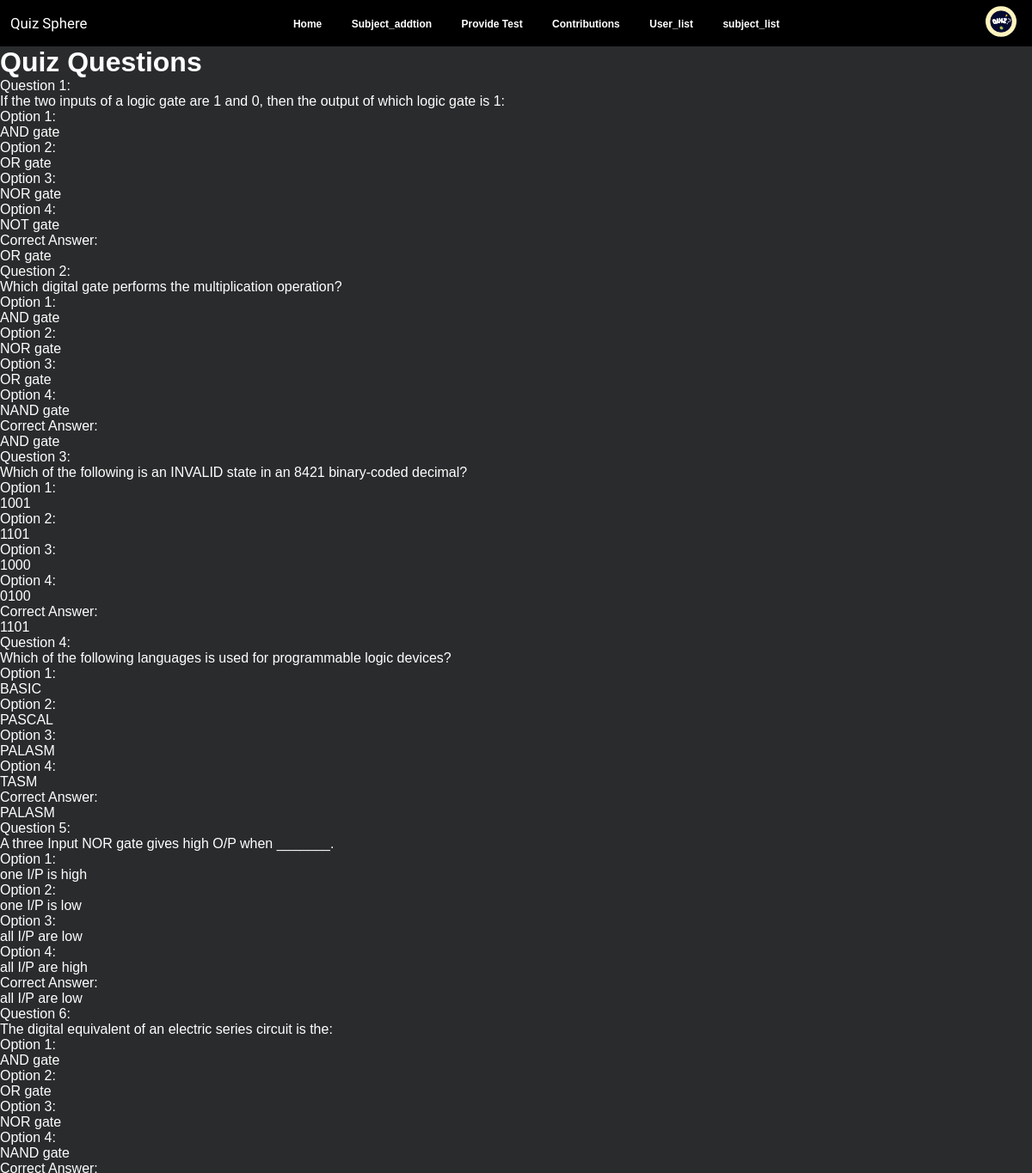
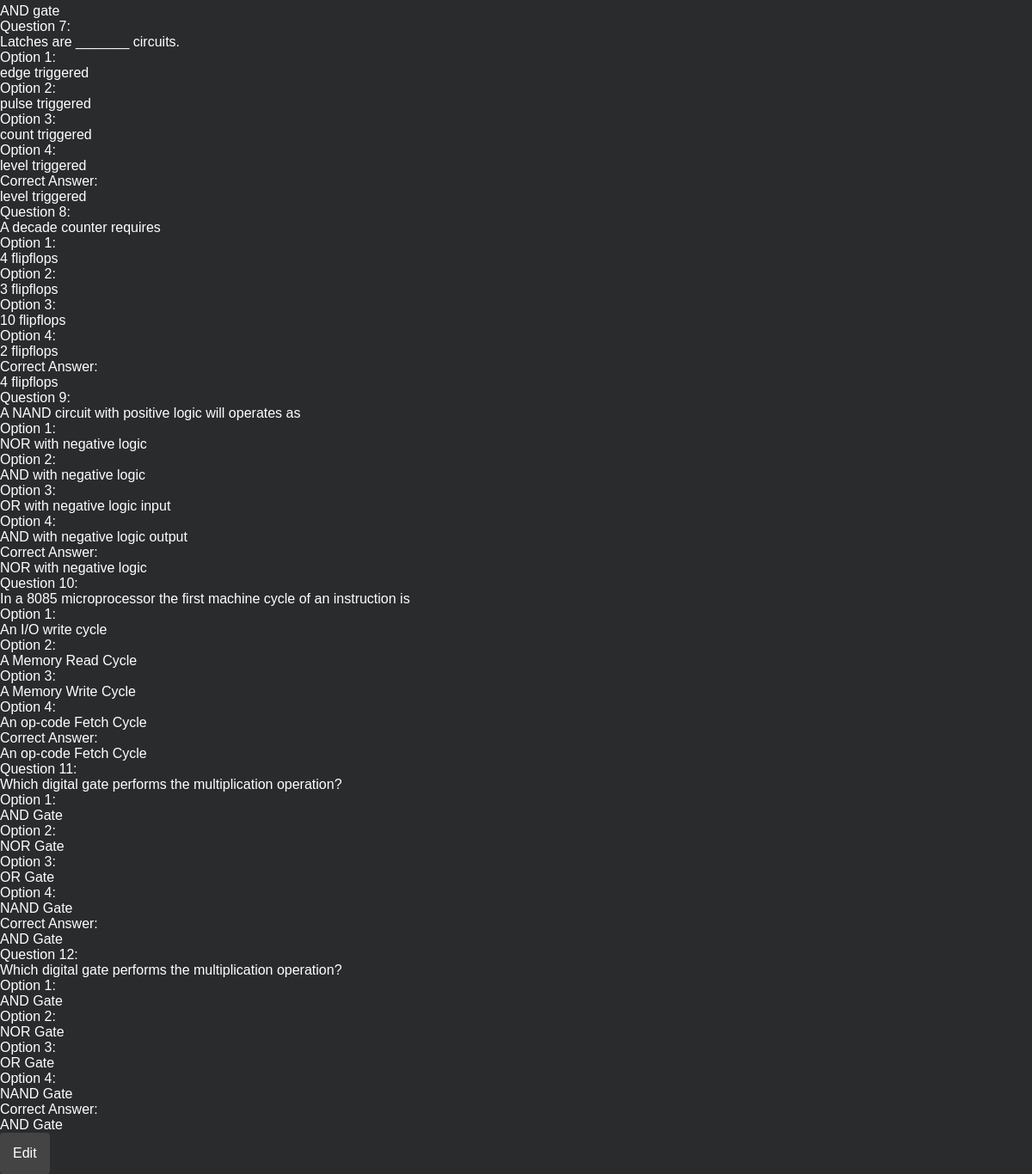
Before: /Admin_Allpages/questions.php?paper_id=1 (signed in) with the older database file (2 pictures, top to bottom).
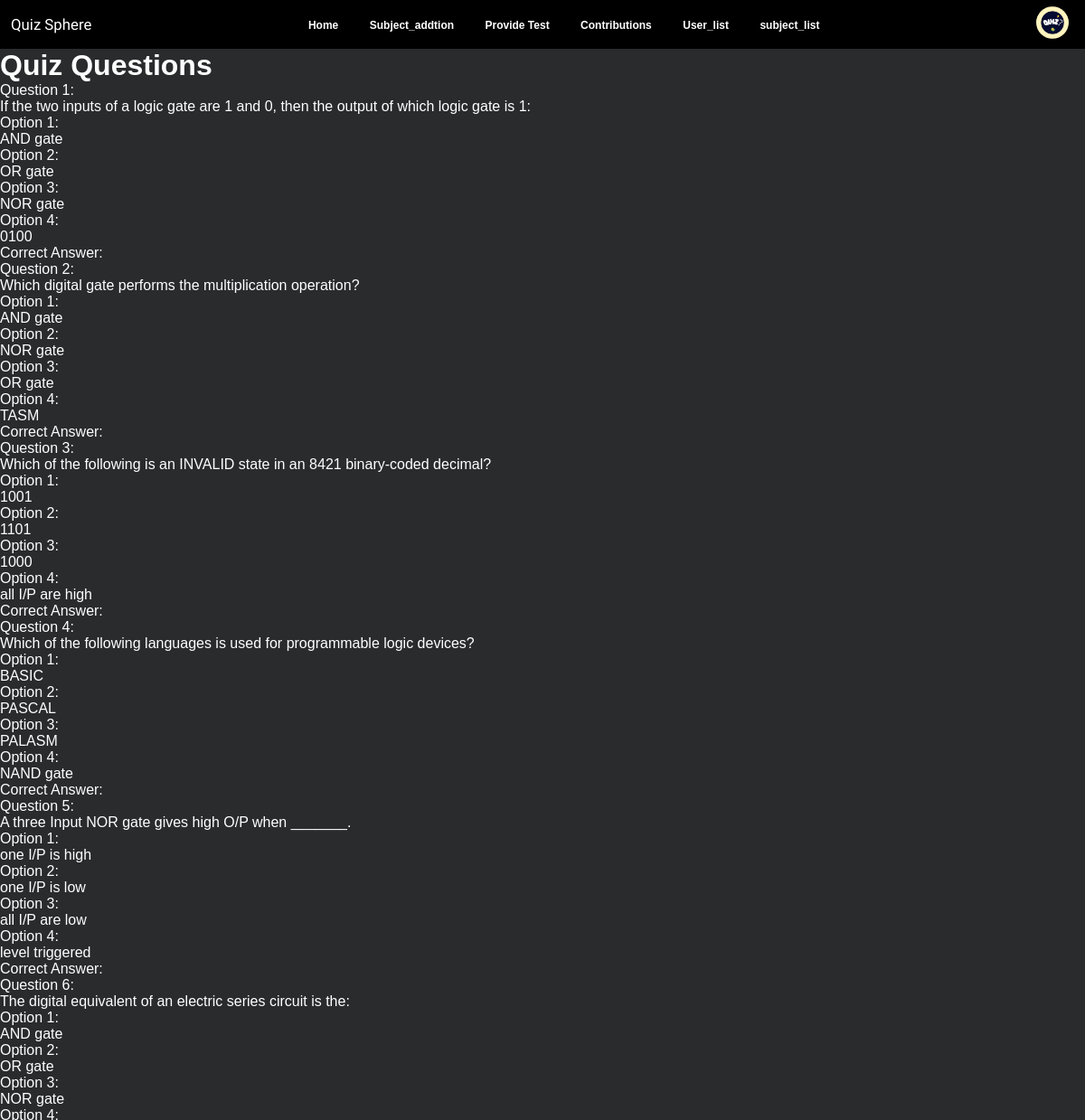
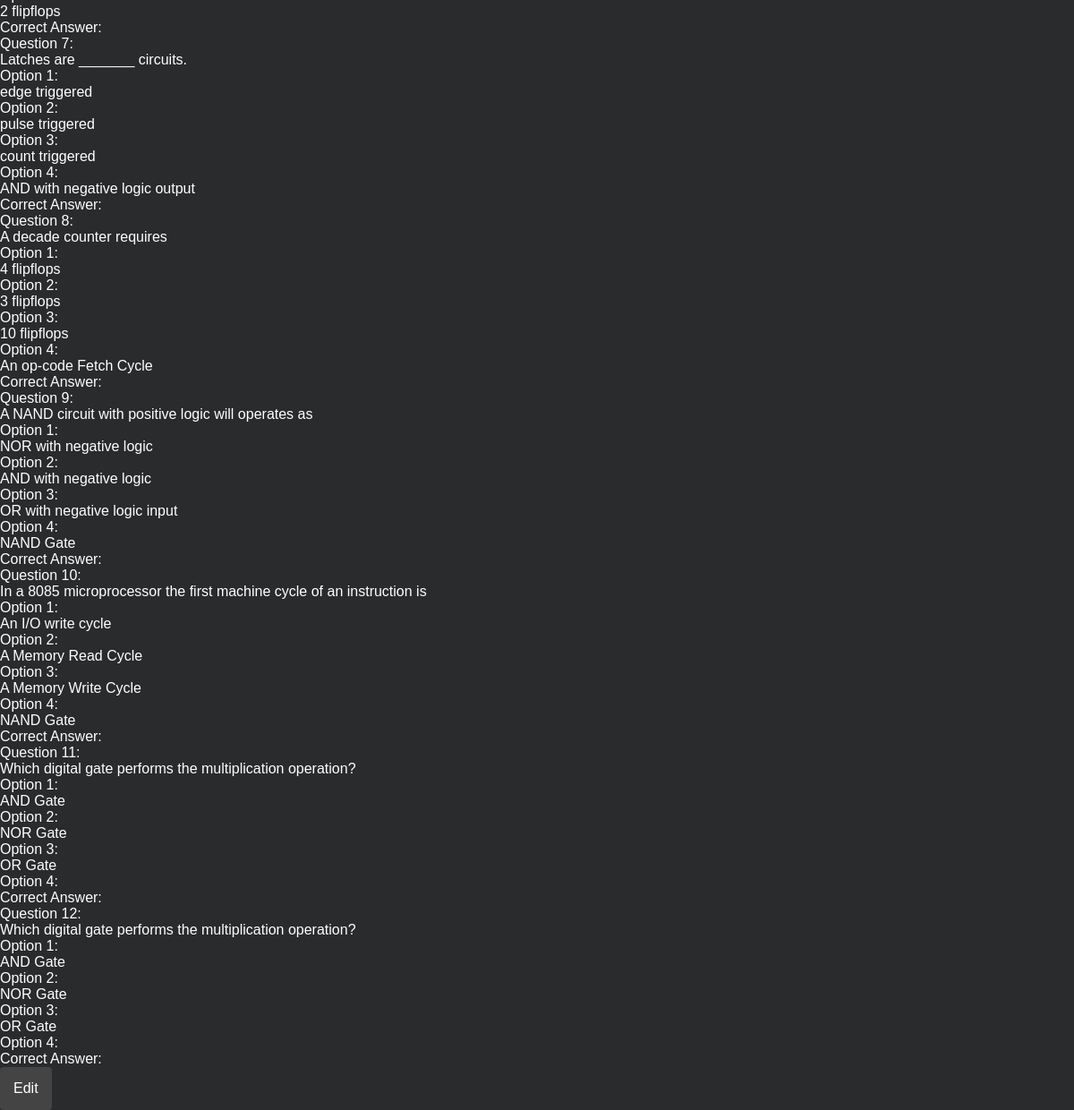
After: the same page with the newer database file (2 pictures, top to bottom).
### tables this page shows
CREATE TABLE `exam_questions` (
  `question_id` int(11) NOT NULL,
  `paper_id` int(11) DEFAULT NULL,
  `question` text NOT NULL,
  `option1` varchar(255) NOT NULL,
  `option2` varchar(255) NOT NULL,
  `option3` varchar(255) NOT NULL,
  `option4` varchar(255) NOT NULL,
  `correct_answer` enum('option1','option2','option3','option4') DEFAULT NULL
);

### Admin_Allpages/questions.php (the view, shortened to what this page needs)
<?php
$editMode = isset($_GET['edit']);
include_once '../config.php';
include_once '../Navber/adminnav.php';
$paper_id = isset($_GET['paper_id']) ? intval($_GET['paper_id']) : 0;
$sql = "SELECT * FROM exam_questions WHERE paper_id = $paper_id";
$result = $conn->query($sql);
$questionNumber = 1;
?>
<!DOCTYPE html>
<html lang="en">
<head>
    <link rel="stylesheet" href="css/style.css">
    <link rel="stylesheet" href="../Navber/style.css">
</head>
<body>
    <h1><?php echo $editMode ? "Edit Quiz Questions" : "Quiz Questions"; ?></h1>
    <?php
    if ($result->num_rows > 0) {
        echo "<form action='submit_changes.php' method='post'>";
        while ($row = $result->fetch_assoc()) {
            echo "<div class='question-container'>";
            echo "<label>Question " . $questionNumber . ":</label><br>";
            if ($editMode) {
                echo "<input type='text' name='question[" . $row['question_id'] . "]' value='" . $row['question'] . "'><br>";
            } else {
                echo "<p>" . $row['question'] . "</p>";
            }
            echo "<label>Option 1: </label><br>";
            echo $editMode ? "<input type='text' name='option1[" . $row['question_id'] . "]' value='" . $row['option1'] . "'><br>" : "<p>" . $row['option1'] . "</p>";
            echo "<label>Option 2: </label><br>";
            echo $editMode ? "<input type='text' name='option2[" . $row['question_id'] . "]' value='" . $row['option2'] . "'><br>" : "<p>" . $row['option2'] . "</p>";
            echo "<label>Option 3: </label><br>";
            echo $editMode ? "<input type='text' name='option3[" . $row['question_id'] . "]' value='" . $row['option3'] . "'><br>" : "<p>" . $row['option3'] . "</p>";
            echo "<label>Option 4: </label><br>";
            echo $editMode ? "<input type='text' name='option4[" . $row['question_id'] . "]' value='" . $row['option4'] . "'><br>" : "<p>" . $row['option4'] . "</p>";
            echo "<label>Correct Answer: </label><br>";
            echo $editMode ? "<input type='text' name='correct_answer[" . $row['question_id'] . "]' value='" . $row['correct_answer'] . "'><br>" : "<p>" . $row['correct_answer'] . "</p>";
            echo "</div>";
            $questionNumber++;
        }
        echo "</form>";
        if (!$editMode) {
            echo "<a href='questions.php?paper_id=$paper_id&edit=true'><button class='button-style'>Edit</button></a>";
        }
    } else {
        echo "<p>No questions found for this paper.</p>";
    }
    ?>
</body>
</html>

### Navber/adminnav.php (shortened to what this page needs)
<?php
require '../config.php';
$user_id = $_SESSION['user_id'];
$query = $conn->prepare("SELECT u.name, a.profile_image FROM admins u
                        JOIN admindetails a ON u.id = a.user_id
                        WHERE u.id = ?");
$query->bind_param("i", $user_id);
$query->execute();
$result = $query->get_result();
if ($result->num_rows > 0) {
    $user = $result->fetch_assoc();
    $name = $user['name'];
    $profile_image = $user['profile_image'];
} else {
    $profile_image = "image/icon.jpg";
}
?>
<!DOCTYPE html>
<html lang="en">
<head>
    <link rel="stylesheet" href="style.css">
</head>
<body>
    <header class="header">
        <div class="logo">
            <p class="quiz">Quiz Sphere</p>
        </div>
        <nav class="nav">
            <a href="../admin_home_page/adminhome.php">Home</a>
            <a href="../Admin_Allpages/subjectaddition.php">Subject_addtion</a>
            <a href="../Admin_Allpages/questionformat.php">Provide Test</a>
            <a href="../Admin_Allpages/takequiz.php">Contributions</a>
            <a href="../Admin_Allpages/studentlist.php">User_list</a>
            <a href="../Admin_Allpages/subjectlist.php">subject_list</a>
        </nav>
        <div class="profile">
            <img src="<?php echo htmlspecialchars($profile_image); ?>" alt="Profile Icon" class="profile-icon"
                onclick="togglePopup()">
        </div>
    </header>
</body>
</html>

### Admin_Allpages/css/style.css (style rules this page uses)
* { margin: 0; padding: 0; font-family: system-ui, -apple-system, BlinkMacSystemFont, "Segoe UI", Roboto, Oxygen, Ubuntu, Cantarell, "Open Sans", "Helvetica Neue", sans-serif; }
body { background-color: #292b2c; color: #ffffff; }

### Navber/style.css (style rules this page uses)
* { font-family: Arial, sans-serif; margin: 0; padding: 0; }
body { font-family: Arial, sans-serif; }
.quiz { font-family: "Leckerli One", cursive; color: rgb(255, 255, 255); font-size: 1.4vw; padding-left: 1vw; }
.header { display: flex; justify-content: space-between; align-items: center; background-color: #000000; position: relative; width: 100vw; }
.nav { flex: 2; text-align: center; }
.nav a { margin: 0 15px; text-decoration: none; color: rgb(255, 255, 255); font-size: 1vw; font-weight: bold; }
.profile { position: relative; }
.profile-icon { width: 3vw; cursor: pointer; margin-right: 1.5vw; border-radius: 50%; padding: 0.6vw 0vw; }
button { padding: 15px; font-size: 1em; background: #444; color: white; border: none; border-radius: 4px; cursor: pointer; outline: none; }

Changed rows visible on the page:
changed exam_questions (number 1 of 12 on the later page): option4 "NOT gate" → "0100"; correct_answer "OR gate" → (not shown)
changed exam_questions: option4 "NAND gate" → "TASM"; correct_answer "AND gate" → (not shown)
changed exam_questions "Which of the following is an INVALID state in an 8421 binary-coded decimal?": option4 "0100" → "all I/P are high"; correct_answer "1101" → (not shown)
changed exam_questions "Which of the following languages is used for programmable logic devices?": option4 "TASM" → "NAND gate"; correct_answer "PALASM" → (not shown)
changed exam_questions "A three Input NOR gate gives high O/P when _______.": option4 "all I/P are high" → "level triggered"; correct_answer "all I/P are low" → (not shown)
changed exam_questions "The digital equivalent of an electric series circuit is the:": option4 "NAND gate" → "2 flipflops"; correct_answer "AND gate" → (not shown)
changed exam_questions "Latches are _______ circuits.": option4 "level triggered" → "AND with negative logic output"; correct_answer "level triggered" → (not shown)
changed exam_questions "A decade counter requires": option4 "2 flipflops" → "An op-code Fetch Cycle"; correct_answer "4 flipflops" → (not shown)
changed exam_questions "A NAND circuit with positive logic will operates as": option4 "AND with negative logic output" → "NAND Gate"; correct_answer "NOR with negative logic" → (not shown)
changed exam_questions "In a 8085 microprocessor the first machine cycle of an instruction is": option4 "An op-code Fetch Cycle" → "NAND Gate"; correct_answer "An op-code Fetch Cycle" → (not shown)
changed exam_questions (number 11 of 12 on the later page): option4 "NAND Gate" → (not shown); correct_answer "AND Gate" → (not shown)
changed exam_questions (number 12 of 12 on the later page): option4 "NAND Gate" → (not shown); correct_answer "AND Gate" → (not shown)
